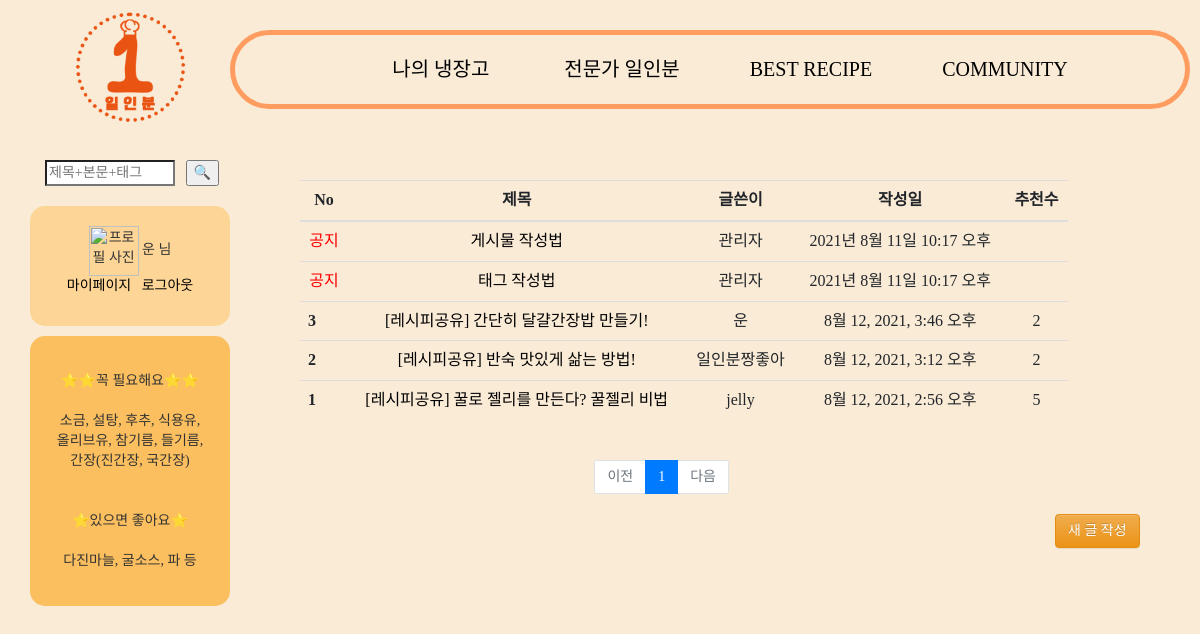
The page /community/list/ (signed in) on the database its author committed.
### accounts/models.py (models this page shows)
class CustomerUser(AbstractUser):
    POSITION = (
        ('일반', '일반'),
        ('사업자', '사업자'),
    )
    position = models.CharField(verbose_name='등급', max_length=1000, choices=POSITION)
    upload = CloudinaryField('uploads',blank=True,null=True)
    profile = CloudinaryField('images/',default='default_susbwu.JPG',blank=True,null=False)
    nickname = models.CharField(max_length=100)
    email = models.EmailField()
    def __str__(self):
        return self.nickname

### community/models.py (models this page shows, shortened)
class Post(models.Model):
    category_select = (
        ('일상공유','일상공유'),
        ('레시피공유', '레시피공유'),
    )
    writer = models.ForeignKey(CustomerUser, related_name="community", on_delete=models.CASCADE, verbose_name="작성자", null=True)
    title = models.CharField(max_length=100)
    content = models.TextField()
    category = models.CharField(max_length=30, choices=category_select, default='일상공유', null=True)
    pub_date = models.DateTimeField(auto_now_add=True, verbose_name="글작성일", null=True)
    like = models.ManyToManyField(CustomerUser, related_name='likes', blank=True)
    slug = models.SlugField('Slug', unique=False, allow_unicode=True, help_text='dashed words for title alias', null=True)
    tag = TagField()
    top_fixed = models.BooleanField(verbose_name='상단고정', default=False)

### community/views.py (the view)
# urls.py: path('list/', views.list, name='list'),
def list(request):
    posts = Post.objects.order_by('-pub_date')
    notice_fixed = Post.objects.filter(top_fixed=True).order_by('-pub_date')
    page = request.GET.get('page','1')
    paginator = Paginator(posts, 10)
    page_obj = paginator.page(page)
    return render(request, 'list.html', {'posts': page_obj})

### community/templatetags/indexfilter.py (called while the page is built)
@register.filter
def sub(value, arg):
    return value - arg

### community/templates/list.html (shortened to what this page needs)
{% extends 'base.html' %}
{% load bootstrap4 %}
{% load static %}
{% block content %}
{% load indexfilter %}
<head>
</head>
<body>
    <div class="col-md-11">
        <div id="table1" class="row mt-5">
            <div class="col-12">
                <table class="table table-hover" style="text-align: center;">
                    <tr>
                    <th style="text-align: center;">No</th>
                    <th style="text-align: center;">제목</th>
                    <th style="text-align: center;">글쓴이</th>
                    <th style="text-align: center;">작성일</th>
                    <th style="text-align: center;">추천수</th>
                    </tr>
                <tbody>
                    <tr>
                        <td><font color="red">공지</font></td>
                        <td><a href="{% url 'notice1' %}">게시물 작성법</a></td>
                        <td>관리자</td>
                        <td>2021년 8월 11일 10:17 오후</td>
                        <td></td>
                    </tr>
                    <tr>
                        <td><font color="red">공지</font></td>
                        <td><a href="{% url 'notice2' %}">태그 작성법</a></td>
                        <td>관리자</td>
                        <td>2021년 8월 11일 10:17 오후</td>
                        <td></td>
                    </tr>
                    {% for post in posts %}
                    <tr>
                        <th scope="row">{{ posts.paginator.count|sub:posts.start_index|sub:forloop.counter0|add:1 }}</th>
                    {% if user.is_authenticated %}
                    <td><a href="{% url 'postshow' post.id %}">[{{ post.category }}] {{post.title}}</a></td>
                    {% else %}
                    <td><a href=""onclick = "return alert('로그인 후 열람 가능합니다.')">[{{ post.category }}] {{post.title}}</a></td>
                    {% endif %}
                    <td>{{ post.writer }}</td>
                    <td>{{ post.pub_date }}</td>
                    <td>{{ post.like.all.count }}</td>
                    </tr>
                    {% endfor %}
                </tbody>
                </table>
                </div>
            </div>
            <div class="page">
                <ul class="pagination justify-content-center">
                  {% if posts.has_previous %}
                  <li class="page-item">
                      <a class="page-link" href="?page={{ posts.previous_page_number }}">이전</a>
                  </li>
                  {% else %}
                  <li class="page-item disabled">
                      <a class="page-link" tabindex="-1" aria-disabled="true" href="#">이전</a>
                  </li>
                  {% endif %}
                  {% for page_number in posts.paginator.page_range %}
                      {% if page_number == posts.number %}
                      <li class="page-item active" aria-current="page">
                          <a class="page-link" href="?page={{ page_number }}">{{ page_number }}</a>
                      </li>
                      {% else %}
                      <li class="page-item">
                          <a class="page-link" href="?page={{ page_number }}">{{ page_number }}</a>
                      </li>
                      {% endif %}
                  {% endfor %}
                  {% if posts.has_next %}
                  <li class="page-item">
                      <a class="page-link" href="?page={{ posts.next_page_number }}">다음</a>
                  </li>
                  {% else %}
                  <li class="page-item disabled">
                      <a class="page-link" tabindex="-1" aria-disabled="true" href="#">다음</a>
                  </li>
                  {% endif %}
    </div>
    <div id="new">
    {% if user.is_authenticated %}
        <a class="new" href="{% url 'postcreate' %}"><button type="button" class="btn btn-warning">새 글 작성</button></a>
        {% endif %}
    </div>
</body>
{% endblock %}

### oneportion/templates/base.html (shortened to what this page needs)
{% load bootstrap4 %}
{% bootstrap_css %}
{% load static %}
<head>
<link rel="stylesheet" href="https://maxcdn.bootstrapcdn.com/bootstrap/3.3.2/css/bootstrap.min.css">
<link rel="stylesheet" href="https://maxcdn.bootstrapcdn.com/bootstrap/3.3.2/css/bootstrap-theme.min.css">
</head>
<body style="background-color: antiquewhite;">
<div class="container">
  <div class="row">
      <div class="col-md-2 logo">
        <a href="{% url 'main' %}"><img src = "{% static 'logoplus.png' %}" width = "110px" alt="로고"></a>
      </div>
      <div id="bar" class="col-md-10">
        <nav>
          <ul>
            <li class="nav-item">
                <a class="nav-link" href="{% url 'myfridge' %}">나의 냉장고 &nbsp;&nbsp;&nbsp;&nbsp;&nbsp;&nbsp;&nbsp;&nbsp;&nbsp;&nbsp;</a>
              </li>
            <li class="nav-item">
              <a class="nav-link" href="{% url 'expert_list' %}">전문가 일인분&nbsp;&nbsp;&nbsp;&nbsp;&nbsp;&nbsp;&nbsp;&nbsp;&nbsp;&nbsp;</a>
            </li>
            <li class="nav-item">
              <a class="nav-link" href="{% url 'likelist' %}">BEST RECIPE&nbsp;&nbsp;&nbsp;&nbsp;&nbsp;&nbsp;&nbsp;&nbsp;&nbsp;&nbsp;</a>
            </li>
            <li class="nav-item">
                <a class="nav-link" href="{% url 'list' %}">COMMUNITY</a>
            </li>
          </ul>
      </nav>
      </div>
      <div id="search" class="col-md-2">
        <div>
        <form action = "{% url 'result' %}" method = "get">
          <input id="searchtext" type = "search" placeholder="제목+본문+태그" style="font-family:'굴림';" name = "query">&nbsp;&nbsp;&nbsp;
          <input id = "searchbutton" type = "submit" name="" value="🔍">
        </form>
      </div>
      <div id="my">
        {% if user.is_authenticated %}
          <img width="50px" height="50px" alt="프로필 사진" src = "{{ user.profile.url }}">
          {{ user.nickname }} 님<br>
            <a href="{% url 'mypage' %}">마이페이지</a>&nbsp;&nbsp;
            <a href="{% url 'logout' %}">로그아웃</a>
        {% else %}
            <br>
          <a href="{% url 'login' %}">로그인</a>&nbsp;&nbsp;
          <a href="{% url 'signup' %}">회원가입</a>
        {% endif %}
      </div>
      <div id="usual" >
      ⭐⭐꼭 필요해요⭐⭐ <br><br>
      소금, 설탕, 후추, 식용유,<br>올리브유, 참기름, 들기름,<br>간장(진간장, 국간장)<br><br><br>
      ⭐있으면 좋아요⭐<br><br>
      다진마늘, 굴소스, 파 등
      </div>
</div>
<div class="container col-md-10 page0">
  {% block content %}
  {% endblock %}
</div>
</body>

### oneportion/templates/base.html (style rules this page uses)
body { font-family: 'Noto Sans KR'; width: 100%; }
a:link { color: black; text-decoration: none; }
#bar { border:solid; border-color:rgb(258, 157, 97); border-radius:50px; border-width:5px; position:absolute; top:10px; left: 230px; display: flex; align-items: center; flex-direction: row; justify-content: center; margin-top:20px; margin-bottom: 20px; width: 80%; min-width: 78%; max-width: 80%; }
#bar ul { margin: 0; display:flex; flex-flow:row nowrap; justify-content:space-evenly; padding-left:40px; padding-top:15px; padding-bottom: 15px; font-size: 15pt; }
#bar li { list-style-type: none; }
#my { text-align:center; background-color:rgb(253, 213, 150); border-radius:15px; width:200px; height:120px; margin-top: 20px; margin-left:-15px; padding-top:20px; }
#usual { text-align:center; background-color:rgb(251, 191, 95); border-radius:15px; width:200px; height:270px; display: flex; align-items: center; flex-direction: row; justify-content: center; margin-top: 10px; margin-left:-15px; }
#search { position:absolute; top:160px; left:30px; }
#searchbutton { position: absolute; }
#searchtext { width:130px; }
.logo { position: absolute; left: 60; }
.page0 { position: relative; top: 150px; left: 100px; min-width: 80%; }

### community/templates/list.html (style rules this page uses)
#table1 { margin-left:30px; margin-top:30px; }
.page { text-align: center; }
.new { margin-left:800px; }

### rows shown on the page
CustomerUser: nickname "운"
Post: paginator.count|sub "3", category "레시피공유", title "간단히 달걀간장밥 만들기!", writer "운", pub_date "8월 12, 2021, 3:46 오후", like.all.count "2"
Post: paginator.count|sub "2", category "레시피공유", title "반숙 맛있게 삶는 방법!", writer "일인분짱좋아", pub_date "8월 12, 2021, 3:12 오후", like.all.count "2"
Post: paginator.count|sub "1", category "레시피공유", title "꿀로 젤리를 만든다? 꿀젤리 비법", writer "jelly", pub_date "8월 12, 2021, 2:56 오후", like.all.count "5"

### other values the page prints
{{ page_number }} "1"
